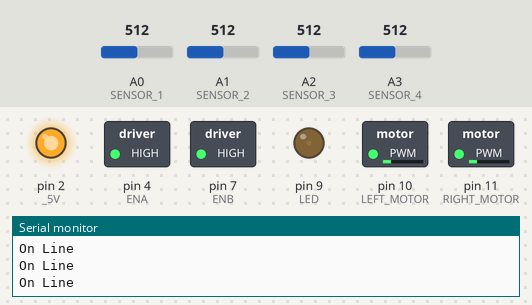
This sketch was run on a simulated Arduino Uno, built with avr-gcc and run on an emulated ATmega328P. Parts: switched loads named in the sketch (green lamp = pin HIGH), output pins drawn as LEDs (lit = HIGH), the last lines printed to the serial monitor. The inputs (shaded band) are chosen by the test bench; at power-on: A2 (SENSOR_3) = 512, A0 (SENSOR_1) = 512, A1 (SENSOR_2) = 512, A3 (SENSOR_4) = 512.

Above: at 1.2 s.
1.3 s: A2 (SENSOR_3) set to 682
4.3 s: A2 (SENSOR_3) set to 702
At 5.5 s:
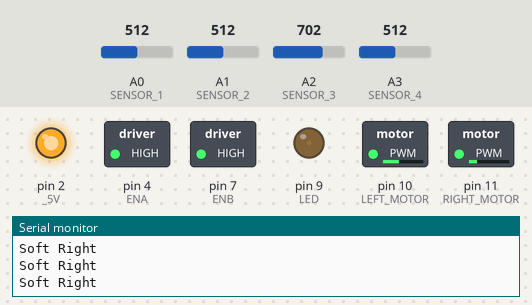
5.8 s: A0 (SENSOR_1) set to 795
7.3 s: A0 (SENSOR_1) set to 818
At 8.3 s:
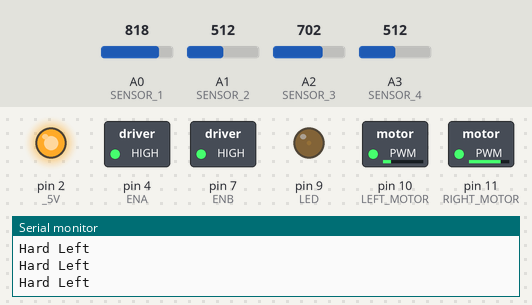
Timing chart, 0 to 9.8 s (numbered marks = the images above; inputs shaded):
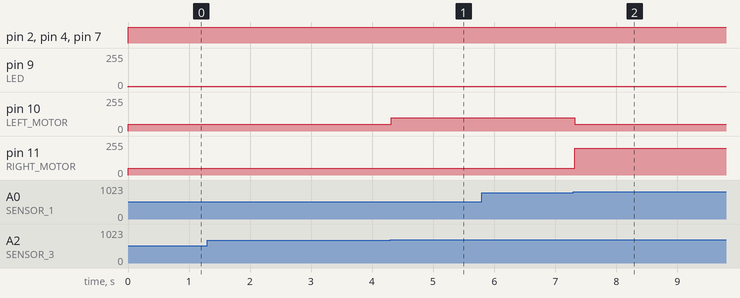

Measured:
- the behaviour switches between 690 and 691 on A2 (SENSOR_3) (found by bisection; images 0 and 1)
- the behaviour switches between 801 and 802 on A0 (SENSOR_1) (found by bisection; images 1 and 2)
- after the input at 4.3 s, pin 10 (LEFT_MOTOR): 50/255 → 100/255 at once
- after the input at 7.3 s, pin 10 (LEFT_MOTOR): 100/255 → 50/255 at once; pin 11 (RIGHT_MOTOR): 50/255 → 200/255 at once

The sketch:

IED_Line_Follower.ino
```cpp
#define SENSOR_1 A0
#define SENSOR_2 A1
#define SENSOR_3 A2
#define SENSOR_4 A3

#define ON_LINE_AVERAGE 500
#define OFF_LINE_AVERAGE 1000

#define LEFT_MOTOR 10
#define RIGHT_MOTOR 11

#define _5V 2
#define ENA 4
#define ENB 7

#define PW_AVERAGE 50
#define PW_SMALL_ADJUST 100
#define PW_LARGE_ADJUST 200

#define LED 9

#define PW_LED 4

int sensor_1_avg = 500;
int sensor_2_avg = 500;
int sensor_3_avg = 500;
int sensor_4_avg = 500;

char left_motor_pw;
char right_motor_pw;

void motorInit(void);
void lightLEDs(void);
void readSensors(void);
void determineDirection(void);
void driveMotors(void);

void setup() {
  analogReference(EXTERNAL);

  pinMode(LEFT_MOTOR, OUTPUT);
  pinMode(RIGHT_MOTOR, OUTPUT);

  pinMode(_5V, OUTPUT);
  pinMode(ENA, OUTPUT);
  pinMode(ENB, OUTPUT);

  pinMode(LED, OUTPUT);

  Serial.begin(9600);
}

void loop() {
  motorInit();

  lightLEDs();

  readSensors();

  determineDirection();

  driveMotors();
}

void motorInit(void) {
  digitalWrite(_5V, HIGH);
  digitalWrite(ENA, HIGH);
  digitalWrite(ENB, HIGH);
}

void lightLEDs(void) {
  analogWrite(LED, PW_LED);
}

void readSensors(void) {
  sensor_1_avg = (.5*analogRead(SENSOR_1)) + (.5*sensor_1_avg);
  sensor_2_avg = (.5*analogRead(SENSOR_2)) + (.5*sensor_2_avg);
  sensor_3_avg = (.5*analogRead(SENSOR_3)) + (.5*sensor_4_avg);
  sensor_4_avg = (.5*analogRead(SENSOR_4)) + (.5*sensor_4_avg);
}

void determineDirection(void) {
  if (200 > abs(OFF_LINE_AVERAGE - sensor_1_avg)) {
    left_motor_pw = PW_AVERAGE;
    right_motor_pw = PW_LARGE_ADJUST;
    Serial.println("Hard Left");
  }
  else if (200 > abs(OFF_LINE_AVERAGE - sensor_2_avg)) {
    left_motor_pw = PW_AVERAGE;
    right_motor_pw = PW_SMALL_ADJUST;
    Serial.println("Soft Left");
  }
  else if (400 > abs(OFF_LINE_AVERAGE - sensor_3_avg)) {
    left_motor_pw = PW_SMALL_ADJUST;
    right_motor_pw = PW_AVERAGE;
    Serial.println("Soft Right");
  }
  else if (200 > abs(OFF_LINE_AVERAGE - sensor_4_avg)) {
    left_motor_pw = PW_LARGE_ADJUST;
    right_motor_pw = PW_AVERAGE;
    Serial.println("Hard Right");
  }
  else {
    left_motor_pw = PW_AVERAGE;
    right_motor_pw = PW_AVERAGE;
    Serial.println("On Line");
  }
}

void driveMotors(void) {
  analogWrite(LEFT_MOTOR, left_motor_pw);
  analogWrite(RIGHT_MOTOR, right_motor_pw);
}
```
